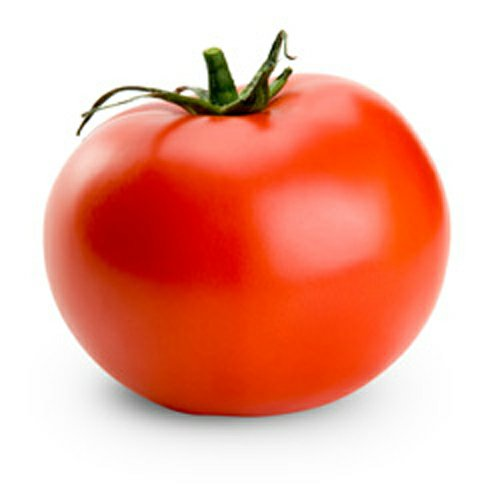
#> input picture H. Klasifikasi Tomat - OpenCV/10. OpenCV - Edge, Contour & Drawing/Tomat.jpg, 500 x 500 px
$ jupyter execute --allow-errors 'OpenCV - Edge, Contour & Drawing.ipynb'
#> lines starting #> are read from the running program, lines starting #| are printed output that depends on the picture; after the words box and inside, x2 and y2 are one past the last pixel; in counts of white or black regions, pixels touching at a corner belong together
## Pertemuan 10

- Edge Detection
- Contour Detection

[cell 1]
import os
import cv2
import numpy as np
import matplotlib.pyplot as plt

___
## 1. Edge Detection (Canny Edge Detection)

- Canny Edge detection merupakan algoritma edge detection paling populer.
- Dapat digunakan untuk menjari batas-batas objek pada gambar.
- menggunakan method `cv2.canny(img, threshMin, threshMax)`
- Canny Edge detection diilustrasikan sebagai berikut,

- Mendapatkan **Edge image** dari gambar RGB (cara 1)
    - Load Image
    - Convert to Gray
    - Apply Binary Thresholding
    - Find Edge Image
    - Show Image

[cell 2]
# load image
img = cv2.imread('Tomat.jpg')
#> img is the input picture: shape (500, 500, 3); mean B, G, R 156.3, 172, 238.2

# convert to gray
gray = cv2.cvtColor(img, cv2.COLOR_BGR2GRAY)
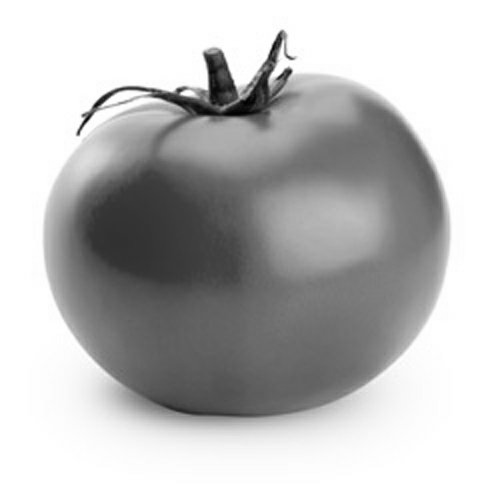
#> gray: shape (500, 500); min 0, max 255, mean 190

# apply binary tresholding
ret, thresh = cv2.threshold(gray, 230, 255, cv2.THRESH_BINARY_INV)
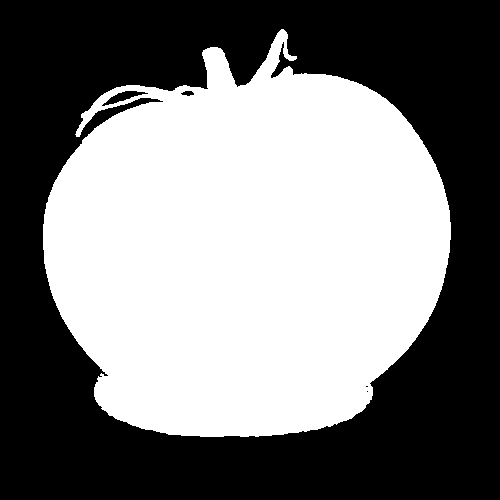
#> thresh: shape (500, 500); 48.5% white; 1 white region, box (x1, y1, x2, y2) and area: (43, 29, 451, 437) 121342

#cv2.canny(<image>, threshold_min, threshold_max)
edged = cv2.Canny(thresh, 200, 210)
#> edged: shape (500, 500); 0.76% white in thin lines or dots, all inside (x1, y1, x2, y2) = (42, 28, 451, 437)

#show image
plt.figure(figsize=(15,10))
plt.subplot(2, 2, 1)
plt.title("Original Image")
plt.imshow(img[:,:,::-1]) # 3 channel image

plt.subplot(2, 2, 2)
plt.title("Gray Image")
plt.imshow(gray, cmap="gray") # 3 channel image

plt.subplot(2, 2, 3)
plt.title("Binary Image")
plt.imshow(thresh, cmap="gray") # 1 channel image

plt.subplot(2, 2, 4)
plt.title("Edge Image")
plt.imshow(edged, cmap="gray") # 1 channel image

- Mendapatkan **Edge Image** dari Image RGB (cara 2)
    - Load Image
    - Convert to HSV
    - Apply Range Thresholding
    - Find Edge Image
    - Show Image

[cell 3]
# define range of red color in HSV
lower_red = np.array([-10, 50, 50])
upper_red = np.array([10, 255, 255])

# define range of green color in HSV
lower_green = np.array([35, 50, 50])
upper_green = np.array([70, 255, 255])

[cell 4]
# load image
img = cv2.imread('Tomat.jpg')

#convert to hsv
hsv = cv2.cvtColor(img, cv2.COLOR_BGR2HSV)
#> hsv: shape (500, 500, 3); mean H, S, V 6.9, 94.7, 238.5

# Threshold the HSV image to get only red & green colors
mask_green = cv2.inRange(hsv.copy(), lower_green, upper_green)
#> mask_green: shape (500, 500); 0.63% white; 21 white regions (18 under 20 px), largest, box (x1, y1, x2, y2) and area: (196, 47, 250, 108) 1125, (250, 40, 279, 84) 251, (270, 68, 289, 93) 127
mask_red = cv2.inRange(hsv.copy(), lower_red, upper_red)
#> mask_red: shape (500, 500); 43.3% white; 8 white regions (7 under 20 px), largest, box (x1, y1, x2, y2) and area: (44, 74, 451, 418) 108321
mask = mask_green + mask_red
res = cv2.bitwise_and(img, img, mask= mask)
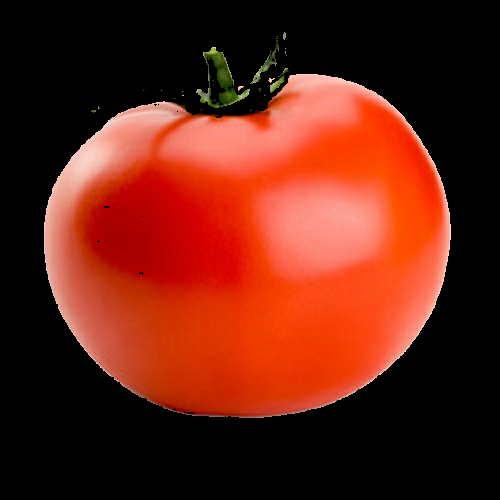
#> res: shape (500, 500, 3); mean B, G, R 19.3, 34.2, 100.2

#cv2.canny(<image>, threshold_min, threshold_max)
edged = cv2.Canny(res, 200, 210)
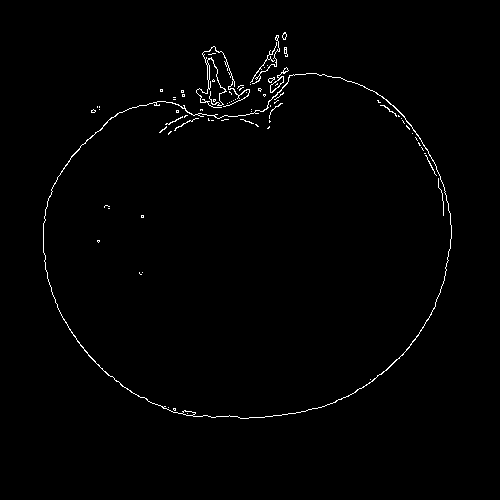
#> edged: shape (500, 500); 1% white in thin lines or dots, all inside (x1, y1, x2, y2) = (43, 32, 452, 419)

#show image
plt.figure(figsize=(15,10))
plt.subplot(2, 2, 1)
plt.title("Original Image")
plt.imshow(img[:,:,::-1]) # 3 channel image

plt.subplot(2, 2, 2)
plt.title("Mask Image")
plt.imshow(mask, cmap="gray") # 1 channel image

plt.subplot(2, 2, 3)
plt.title("Segmented Image")
plt.imshow(res[:,:,::-1]) # 3 channel image

plt.subplot(2, 2, 4)
plt.title("Edge Image")
plt.imshow(edged, cmap="gray") # 1 channel image

## Task
- Lengkapi Class Preprocessing agar dapat menerapkan Range Thresholding dan melakukan Edge Detection
    - Menggunakan Range Tresholding

#> (a cell that did not finish here is left out)

#> (a cell that did not finish here is left out)

#> (a cell that did not finish here is left out)

#> (a cell that did not finish here is left out)

## 2. Contour Detection & Contour Drawing

- Menggunakan method `cv2.findContour(img, mode, method)`
- dimana :
    - `img` : input image
    - `mode` :
        - `cv2.CHAIN_APPROX_NONE` : all the boundary points are stored
        - `cv2.CHAIN_APPROX_SIMPLE` : only end points / corner of that shape are stored <br>
        </img>
        - `with cv2.CHAIN_APPROX_NONE` (734 points)
        - second image shows the one with `cv2.CHAIN_APPROX_SIMPLE` (only 4 points)
    - `method` :
        - `cv2.RETR_EXTERNAL`  : retrieves only the **extreme outer contours**.  It sets all contours to `hierarchy[i][2] = hierarchy[i][3] = -1`.
        - `cv2.RETR_LIST`   : retrieves **all of the contours** without establishing any hierarchical relationships.
        - `cv2.RETR_CCOMP`  : retrieves **all of the contours** and organizes them into a **two-level hierarchy**.
        - `cv2.RETR_TREE`   : retrieves **all of the contours** and reconstructs a **full hierarchy** of nested contours.

- Output :
    - `contours` : list of countour location (x,y) : <br>
    </img>

    - `hierarchy` : list of `[Next, Previous, First_Child, Parent]`, <br> Representation of this relationship when some shapes are inside other shapes, we call outer one as **parent** and inner one as **child**.
        - `Next` : next contour at the same hierarchical level.
        - `Previous` : previous contour at the same hierarchical level.
        - `First_Child` : first child contour.
        - `Parent` : index of its parent contour. <br>
        > *If there is no **child** or **parent**, that field is taken as -1*

### 2.1 Find Contour from Binary Thresholding Image `cv2.RETR_EXTERNAL`
- retrieves only the extreme outer contours. It sets all contours to hierarchy[i][2] = hierarchy[i][3] = -1.

[cell 9]
img = cv2.imread('hierarchy.png')
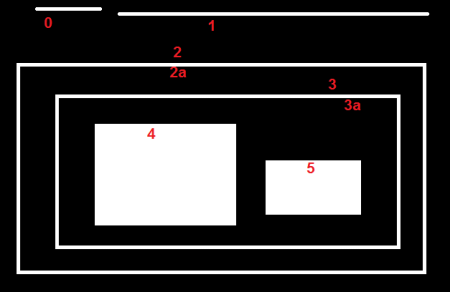
#> input picture H. Klasifikasi Tomat - OpenCV/10. OpenCV - Edge, Contour & Drawing/resource/hierarchy.png, 450 x 292 px, found by its file name
#> img is the input picture: shape (292, 450, 3); mean B, G, R 55.9, 55.9, 56.5

# convert to gray
gray = cv2.cvtColor(img, cv2.COLOR_BGR2GRAY)
#> gray: shape (292, 450)

# convert to binary image
ret, thresh = cv2.threshold(gray, 127, 255, cv2.THRESH_BINARY)
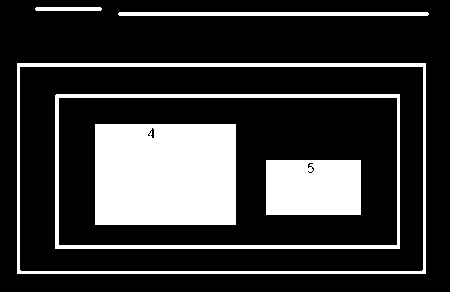
#> thresh: shape (292, 450); 21.9% white; 6 white regions

# find contour
contours, hierarchy = cv2.findContours(thresh, cv2.RETR_EXTERNAL, cv2.CHAIN_APPROX_NONE)
#> contours = 3 contours; box (x1, y1, x2, y2) and area: (17, 63, 426, 274) 85680, (118, 12, 429, 16) 928, (35, 7, 102, 11) 196

[cell 10]
contours
#> Out has the same summary as contours

 - **Draw Contour `cv2.drawContour()`**

- menggunakan method `cv2.drawContours(img, contour, contour_index, (B,G,R), thickness)`
- dimana :
    - `img` : input image
    - `contour` : contour location (list)
    - `contour_index` : parameter indicating a contour to draw. If it is negative, all the contours are drawn.
    - `(B,G,R)` : contour color
    - `thickness` : contour thickness

#> (a cell that did not finish here is left out)

[cell 12]
plt.figure(figsize=(10,10))
plt.imshow(img[:,:,::-1])

- Find Contour & Draw Contour for `Tomat.jpg`

[cell 13]
img = cv2.imread('Tomat.jpg')

# convert to gray
gray = cv2.cvtColor(img, cv2.COLOR_BGR2GRAY)


# convert to binary image
ret, thresh = cv2.threshold(gray, 230, 255, cv2.THRESH_BINARY_INV)

# find contour
contours, hierarchy = cv2.findContours(thresh, cv2.RETR_EXTERNAL, cv2.CHAIN_APPROX_NONE)
#> contours = 1 contour; box (x1, y1, x2, y2) and area: (43, 29, 451, 437) 120847

# draw contour to original image
for cnt in contours:
    cv2.drawContours(img, cnt, -1, (255,0,0), 2)
#> this loop made 1 pass
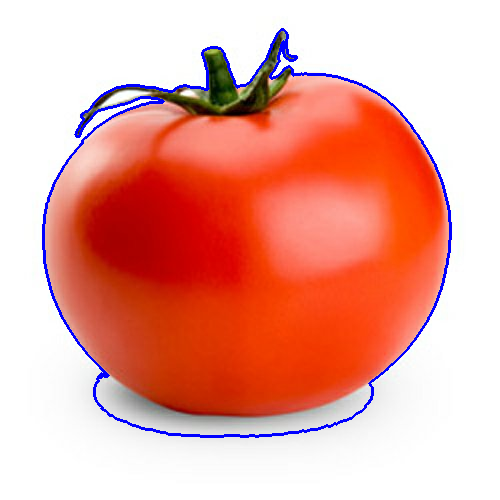
#> img: shape (500, 500, 3); 1.89% of pixels changed, all inside (x1, y1, x2, y2) = (42, 28, 452, 438)

plt.figure(figsize=(7,7))
plt.imshow(img[:,:,::-1])

### 2.2 Find Contour from Range Tresholding Image & Edge Image

[cell 14]
# load image
img = cv2.imread('Tomat.jpg')

#convert to hsv
hsv = cv2.cvtColor(img, cv2.COLOR_BGR2HSV)

# Threshold the HSV image to get only red & green colors
mask_green = cv2.inRange(hsv.copy(), lower_green, upper_green)
mask_red = cv2.inRange(hsv.copy(), lower_red, upper_red)
mask = mask_green + mask_red
res = cv2.bitwise_and(img, img, mask= mask)


# apply edge detection
edged = cv2.Canny(res, 200, 210)

# find contour
contours, hierarchy = cv2.findContours(edged, cv2.RETR_EXTERNAL, cv2.CHAIN_APPROX_NONE)
#> contours = 37 contours, 33 with area under 20; largest, box (x1, y1, x2, y2) and area: (43, 73, 452, 419) 108387, (270, 67, 289, 93) 115, (196, 46, 250, 108) 86, (252, 35, 280, 84) 22

# draw contour to original image
for cnt in contours:
    cv2.drawContours(img, cnt, -1, (255,0,0), 2)
#> this loop made 37 passes
#> cnt on passes 1, 2, 4, 6, 7, 8, 9, 10, 11, 12, 14, 15: [[251, 111]], [[251, 109]], [[99, 109]], [[99, 106], [99, 107]], [[97, 106], [97, 107]], [[227, 103]], [[229, 102]], [[231, 101]], [[233, 100]], [[235, 99]], [[173, 99], [174, 99], [175, 99], [174, 99]], [[173, 97], [174, 97], [175, 97], [174, 97]]
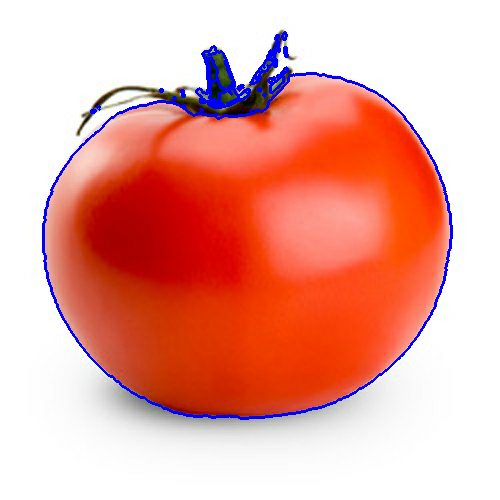
#> img: shape (500, 500, 3); 2.19% of pixels changed, all inside (x1, y1, x2, y2) = (42, 31, 453, 420)

plt.figure(figsize=(7,7))
plt.imshow(img[:,:,::-1])

### Task
- Modifikasi class Preprocessing diatas, tambahkan method **FindContours()** yang akan mencari contour image dan draw contour dari list **self.image_edged** (image hasil range tresholding + edge detection)
- Tambahkan method **SaveAllContourImage()** untuk save image yang dusah di draw contour

____
## 2.3 Contour Feature
- Contour Area (luasan) <br>
    `area = cv2.contourArea(cnt)`
- Bounding Rectangle <br>
    </img>
    - Straight Bounding Rectangle <br>
        `rect = cv2.boundingRect(cc)`
    - Rotated Rectangle <br>
        `rect = cv2.minAreaRect(cnt)`

- Contour Area (luasan)

[cell 15]
# load image
img = cv2.imread('Tomat.jpg')

#convert to hsv
hsv = cv2.cvtColor(img, cv2.COLOR_BGR2HSV)

# Threshold the HSV image to get only red & green colors
mask_green = cv2.inRange(hsv.copy(), lower_green, upper_green)
mask_red = cv2.inRange(hsv.copy(), lower_red, upper_red)
mask = mask_green + mask_red
res = cv2.bitwise_and(img, img, mask= mask)


# apply edge detection
edged = cv2.Canny(res, 200, 210)

# find contour
contours, hierarchy = cv2.findContours(edged, cv2.RETR_EXTERNAL, cv2.CHAIN_APPROX_NONE)

[cell 16]
for cnt in contours:
    area = cv2.contourArea(cnt)
    print("luas : %d pixel" % area)
#> this loop made 37 passes
#> area on passes 28, 29, 34, 36: 108387, 115, 86.5, 22.5
#| luas : 0 pixel
#| luas : 0 pixel
#| luas : 1 pixel
#| luas : 0 pixel
#| luas : 8 pixel
#| luas : 0 pixel
#| luas : 0 pixel
#| luas : 0 pixel
#> (further printed lines are left out)

- Straight Bounding Rectangle

[cell 17]
# load image
img = cv2.imread('Tomat.jpg')

#convert to hsv
hsv = cv2.cvtColor(img, cv2.COLOR_BGR2HSV)

# Threshold the HSV image to get only red & green colors
mask_green = cv2.inRange(hsv.copy(), lower_green, upper_green)
mask_red = cv2.inRange(hsv.copy(), lower_red, upper_red)
mask = mask_green + mask_red
res = cv2.bitwise_and(img, img, mask= mask)


# apply edge detection
edged = cv2.Canny(res, 200, 210)

# find contour
contours, hierarchy = cv2.findContours(edged, cv2.RETR_EXTERNAL, cv2.CHAIN_APPROX_NONE)

# find bounding rect
for cnt in contours:
    rect = cv2.boundingRect(cnt)
    print(rect) # x, y, w, h
#> this loop made 37 passes
#> rect on passes 1, 2, 3, 4, 5, 8, 9, 10, 11, 12, 13, 16: (251, 111, 1, 1), (251, 109, 1, 1), (200, 109, 3, 2), (99, 109, 1, 1), (91, 109, 5, 4), (227, 103, 1, 1), (229, 102, 1, 1), (231, 101, 1, 1), (233, 100, 1, 1), (235, 99, 1, 1), (213, 99, 3, 3), (263, 94, 3, 3)
#> (cnt, rect) on passes 6, 7, 14, 15: ([[99, 106], [99, 107]], (99, 106, 1, 2)), ([[97, 106], [97, 107]], (97, 106, 1, 2)), ([[173, 99], [174, 99], [175, 99], [174, 99]], (173, 99, 3, 1)), ([[173, 97], [174, 97], [175, 97], [174, 97]], (173, 97, 3, 1))
#| (251, 111, 1, 1)
#| (251, 109, 1, 1)
#| (200, 109, 3, 2)
#| (99, 109, 1, 1)
#| (91, 109, 5, 4)
#| (99, 106, 1, 2)
#| (97, 106, 1, 2)
#| (227, 103, 1, 1)
#> (further printed lines are left out)

- Draw bounding box for each contour using `cv2.rectangle()` \
`cv2.rectangle(image_src, (x0,y0), (xt,yt), (B,G,R), thickness)`

[cell 18]
for cnt in contours:
    rect = cv2.boundingRect(cnt)
    x, y, w, h = rect
    cv2.rectangle(img, (x, y), (x+w, y+h), (0,0,255), 3)
#> this loop made 37 passes
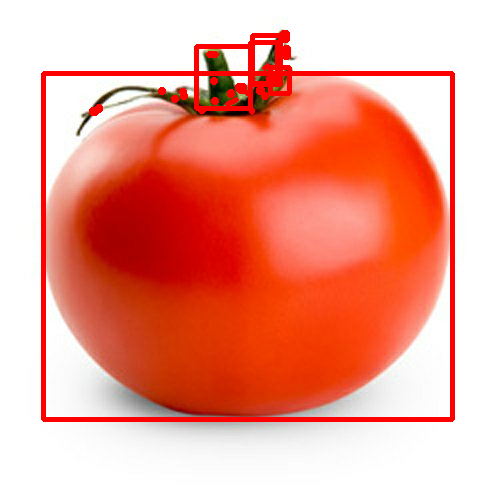
#> img: shape (500, 500, 3); 4.38% of pixels changed, all inside (x1, y1, x2, y2) = (41, 30, 455, 422)

plt.figure(figsize=(7,7))
plt.imshow(img[:,:,::-1])

### 2.4 Filter **small** contour area

[cell 19]
# funtion for small contour filtering
def filter_contour(contours):
    filtered_contours = []
    for cnt in contours:
        area = cv2.contourArea(cnt)
        x, y, w, h = cv2.boundingRect(cnt)
        if not (area < 100 or w < 50 or h < 50) :
            filtered_contours.append(cnt)
#> this loop made 37 passes
#> (area, x, y, w, h) on passes 28, 29, 34, 36: (108387, 43, 73, 409, 346), (115, 270, 67, 19, 26), (86.5, 196, 46, 54, 62), (22.5, 252, 35, 28, 49)
#> after the loop, filtered_contours = 1 contour; box (x1, y1, x2, y2) and area: (43, 73, 452, 419) 108387
    return filtered_contours

[cell 20]
# load image
img = cv2.imread('Tomat.jpg')

#convert to hsv
hsv = cv2.cvtColor(img, cv2.COLOR_BGR2HSV)

# Threshold the HSV image to get only red & green colors
mask_green = cv2.inRange(hsv.copy(), lower_green, upper_green)
mask_red = cv2.inRange(hsv.copy(), lower_red, upper_red)
mask = mask_green + mask_red
res = cv2.bitwise_and(img, img, mask= mask)


# apply edge detection
edged = cv2.Canny(res, 200, 210)

# find contour
contours, hierarchy = cv2.findContours(edged, cv2.RETR_EXTERNAL, cv2.CHAIN_APPROX_NONE)

# filter contour
contours = filter_contour(contours)
#> contours has the same summary as filtered_contours in filter_contour

# find bounding rect
for cnt in contours:
    rect = cv2.boundingRect(cnt)
    print(rect) # x, y, w, h
    cv2.rectangle(img, (x, y), (x+w, y+h), (0,0,255), 3)
#> this loop made 1 pass
#> rect on pass 1: (43, 73, 409, 346)
#| (43, 73, 409, 346)
#> img: shape (500, 500, 3); 0.05% of pixels changed, all inside (x1, y1, x2, y2) = (280, 30, 290, 43)

plt.figure(figsize=(7,7))
plt.imshow(img[:,:,::-1])

### 2.5 Crop each contour from input image, and display

[cell 21]
# load image
img = cv2.imread('Tomat.jpg')

#convert to hsv
hsv = cv2.cvtColor(img, cv2.COLOR_BGR2HSV)

# Threshold the HSV image to get only red & green colors
mask_green = cv2.inRange(hsv.copy(), lower_green, upper_green)
mask_red = cv2.inRange(hsv.copy(), lower_red, upper_red)
mask = mask_green + mask_red
res = cv2.bitwise_and(img, img, mask= mask)


# apply edge detection
edged = cv2.Canny(res, 200, 210)

# find contour
contours, hierarchy = cv2.findContours(edged, cv2.RETR_EXTERNAL, cv2.CHAIN_APPROX_NONE)

# filter contour
contours = filter_contour(contours)
#> the loop in filter_contour (call 2), `for cnt in contours:` made 37 passes
#> contours has the same summary as filtered_contours in filter_contour

# find bounding rect
for cnt in contours:
    rect = cv2.boundingRect(cnt)
    print(rect) # x, y, w, h
    roi = img[y:y+h, x:x+w]


plt.figure(figsize=(7,7))
plt.imshow(roi[:,:,::-1])
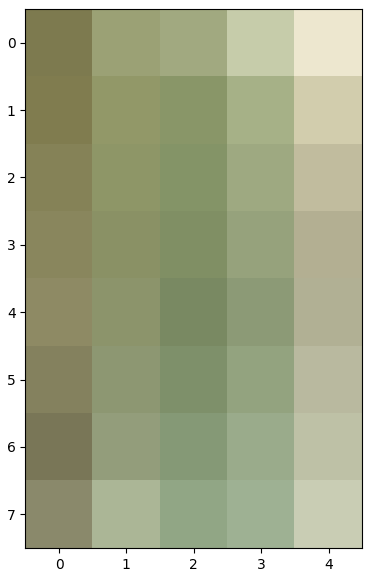
#> figure drawn by matplotlib, 1 panel
